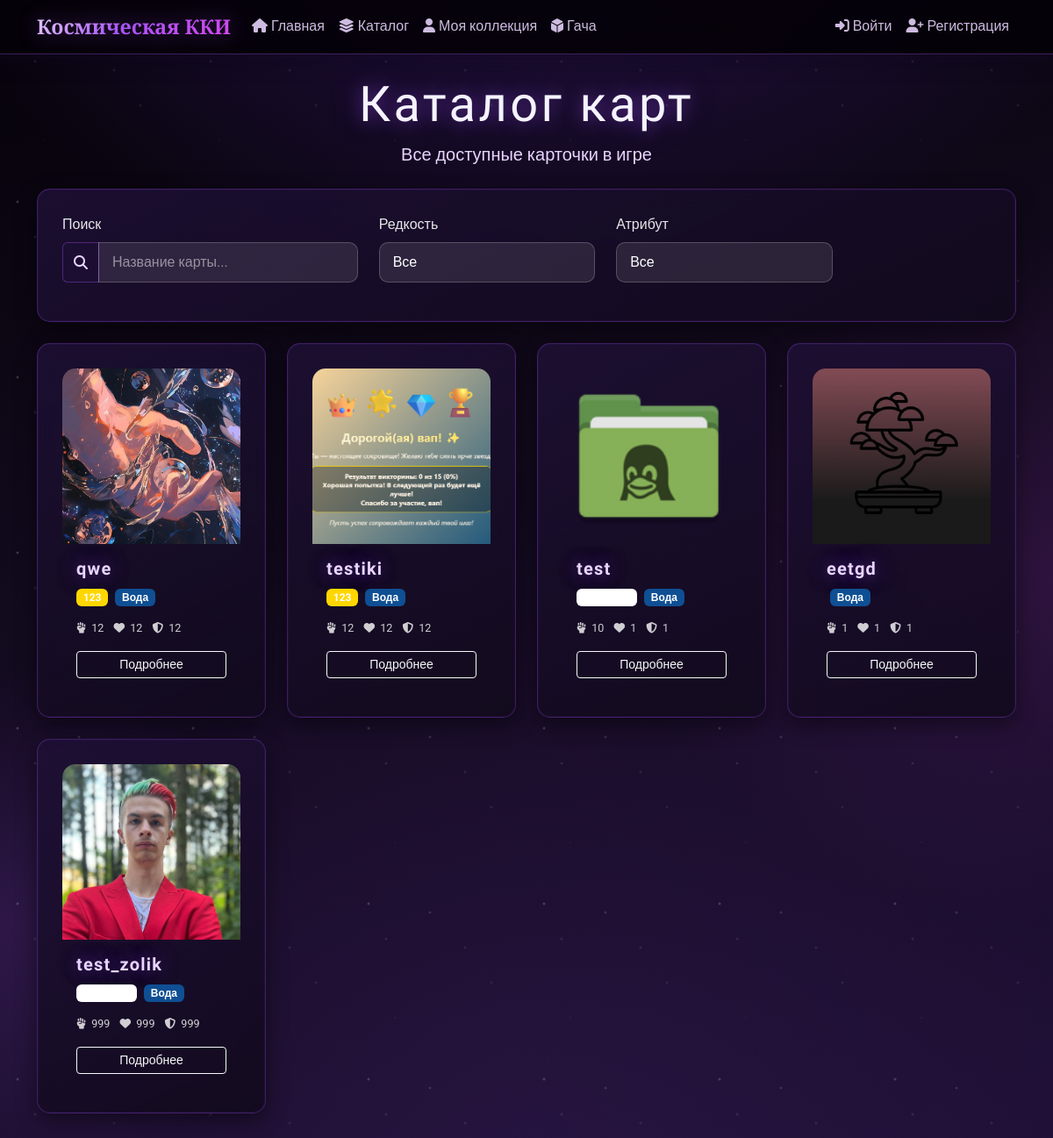
Page /catalog/ on the committed database.
### module_project/models.py (models this page shows, shortened)
class Cards(models.Model):
    title = models.CharField(
        max_length=100,
        verbose_name="Название карточки"
    )
    cover_image = models.ImageField(
        upload_to='covers_card/',
        verbose_name="Обложка карточки",
        blank=True,
        null=True
    )
    description = models.TextField(
        verbose_name="Описание",
        blank=True
    )
    created_at = models.DateTimeField(
        auto_now_add=True,
        verbose_name="Дата добавления"
    )
    strenth = models.IntegerField(
        verbose_name="Сила карты",
        null=True,
        blank=True,
        validators=[MinValueValidator(1), MaxValueValidator(9999)]
    )
    health = models.IntegerField(
        verbose_name="Жизни карты",
        null=True,
        blank=True,
        validators=[MinValueValidator(1), MaxValueValidator(9999)]
    )
    defence = models.IntegerField(
        verbose_name="Защита карты",
        null=True,
        blank=True,
        validators=[MinValueValidator(0), MaxValueValidator(9999)]
    )
    attribute = models.ForeignKey(
        Attribute,
        on_delete=models.SET_NULL,
        null=True,
        blank=True,
        related_name='cards',
        verbose_name="Атрибут карточки"
    )
    rarity = models.ForeignKey(
        Rarity,
        on_delete=models.SET_NULL,
        null=True,
        blank=True,
        related_name='cards',
        verbose_name="Редкость"
    )
    price_points = models.IntegerField(
        default=100,
        verbose_name="Цена в очках",
        validators=[MinValueValidator(10)]
    )
    author = models.ForeignKey(
        'Users_System',
        on_delete=models.SET_NULL,
        null=True,
        blank=True,
        related_name='authored_cards',
        verbose_name="Автор карточки"
    )
    is_active = models.BooleanField(
        default=True,
        verbose_name="Активна"
    )
    class Meta:
        verbose_name = "Карточка"
        verbose_name_plural = "Карточки"
        ordering = ['-created_at']

class Rarity(models.Model):
    name = models.CharField(
        max_length=50,
        verbose_name="Название редкости"
    )
    color = models.CharField(
        max_length=7,
        default="#FFFFFF",
        verbose_name="Цвет в HEX"
    )
    multiplier = models.FloatField(
        default=1.0,
        verbose_name="Множитель шанса выпадения"
    )
    order = models.IntegerField(
        default=0,
        verbose_name="Порядок сортировки"
    )
    class Meta:
        verbose_name = "Редкость"
        verbose_name_plural = "Редкости"
        ordering = ['order']

class Attribute(models.Model):
    name = models.CharField(
        max_length=50,
        unique=True,
        verbose_name="Название атрибута"
    )
    icon = models.ImageField(
        upload_to='attributes_icons/',
        verbose_name="Иконка атрибута",
        blank=True,
        null=True
    )
    color = models.CharField(
        max_length=7,
        default="#FFFFFF",
        verbose_name="Цвет атрибута в HEX",
        help_text="Например: #FF0000 для красного"
    )
    strength_bonus = models.FloatField(
        default=1.0,
        verbose_name="Бонус к силе",
        help_text="Множитель силы для карт этого атрибута"
    )
    order = models.IntegerField(
        default=0,
        verbose_name="Порядок сортировки"
    )
    is_active = models.BooleanField(
        default=True,
        verbose_name="Активен"
    )
    class Meta:
        verbose_name = "Атрибут"
        verbose_name_plural = "Атрибуты"
        ordering = ['order', 'name']

### module_project/views.py (the view, shortened to what this page needs)
# urls.py: path('catalog/', views.card_catalog, name='card_catalog'),
def card_catalog(request):
    cards_qs = Cards.objects.filter(is_active=True).select_related(
        'rarity', 'attribute', 'author'
    ).order_by('-created_at')
    rarity_id = request.GET.get('rarity')
    attribute_id = request.GET.get('attribute')
    search = (request.GET.get('search') or '').strip()
    if rarity_id:
        cards_qs = cards_qs.filter(rarity_id=rarity_id)
    if attribute_id:
        cards_qs = cards_qs.filter(attribute_id=attribute_id)
    if search:
        cards_qs = cards_qs.filter(
            Q(title__icontains=search) | Q(description__icontains=search)
        )
    paginator = Paginator(cards_qs, 12)
    page_obj = paginator.get_page(request.GET.get('page') or 1)
    rarities = Rarity.objects.all()
    attributes = Attribute.objects.filter(is_active=True)
    context = {
        'cards': page_obj,
        'rarities': rarities,
        'attributes': attributes,
    }
    return render(request, 'module_project/card_catalog.html', context)

### module_project/templates/module_project/card_catalog.html (shortened to what this page needs)
{% extends 'module_project/base.html' %}
{% load static %}
{% block content %}
<div class="container py-4">
    <div class="text-center mb-4">
        <h1 class="display-4">Каталог карт</h1>
        <p class="lead">Все доступные карточки в игре</p>
    </div>
    <div class="cosmic-card mb-4">
        <form method="get" id="filter-form">
            <div class="row">
                <div class="col-md-4 mb-3">
                    <label class="form-label">Поиск</label>
                    <div class="input-group">
                        <span class="input-group-text"><i class="fas fa-search"></i></span>
                        <input type="text" name="search" id="search-input" class="form-control"
                               placeholder="Название карты..." value="{{ request.GET.search }}">
                    </div>
                </div>
                <div class="col-md-3 mb-3">
                    <label class="form-label">Редкость</label>
                    <select name="rarity" id="rarity-select" class="form-control">
                        <option value="">Все</option>
                    </select>
                </div>
                <div class="col-md-3 mb-3">
                    <label class="form-label">Атрибут</label>
                    <select name="attribute" id="attribute-select" class="form-control">
                        <option value="">Все</option>
                    </select>
                </div>
            </div>
        </form>
    </div>
    <div id="cards-container" class="row g-4">
        {% include 'module_project/includes/card_grid.html' %}
    </div>
</div>
{% endblock %}

### module_project/templates/module_project/includes/card_grid.html (shortened to what this page needs)
{% for card in cards %}
    <div class="col-md-3 col-sm-6">
        <div class="cosmic-card h-100 card-item">
            {% if card.cover_image %}
                <img src="{{ card.cover_image.url }}" class="card-img-top" alt="{{ card.title }}">
            {% else %}
                <div class="card-placeholder-small">
                    <i class="fas fa-image"></i>
                </div>
            {% endif %}
            <div class="p-3">
                <h5 class="card-title">{{ card.title }}</h5>
                {% if card.rarity %}
                    <span class="badge mb-2 text-white" data-badge-bg="{{ card.rarity.color|default:'#6c757d' }}">
                        {{ card.rarity.name }}
                    </span>
                {% endif %}
                {% if card.attribute %}
                    <span class="badge mb-2 ms-1 text-white" data-badge-bg="{{ card.attribute.color|default:'#6c757d' }}">
                        {{ card.attribute.name }}
                    </span>
                {% endif %}
                <div class="card-stats mt-2">
                    <small class="d-block">
                        <i class="fas fa-fist-raised"></i> {{ card.strenth|default:0 }}
                        <i class="fas fa-heart ms-2"></i> {{ card.health|default:0 }}
                        <i class="fas fa-shield-alt ms-2"></i> {{ card.defence|default:0 }}
                    </small>
                </div>
                <div class="mt-3">
                    <a href="{% url 'module_project:card_detail' card.id %}" class="btn btn-outline-light btn-sm w-100">
                        Подробнее
                    </a>
                </div>
            </div>
        </div>
    </div>
{% endfor %}

### module_project/static/module_project/css/style.css (style rules this page uses)
:root { --primary-color: #a855f7; --primary-deep: #7c3aed; --secondary-color: #6b21a8; --accent-color: #d946ef; --accent-soft: #e9d5ff; --success-color: #34d399; --danger-color: #f472b6; --warning-color: #fbbf24; --info-color: #818cf8; --space-dark: #050208; --space-medium: #120a1d; --space-light: #1e1035; --space-mist: rgba(168, 85, 247, 0.12); --star-color: #f5f3ff; --nebula-primary: #a855f7; --nebula-secondary: #7c3aed; --rarity-common: #9ca3af; --rarity-rare: #34d399; --rarity-epic: #818cf8; --rarity-legendary: #fbbf24; --header-height: 70px; --sidebar-width: 280px; --border-radius: 15px; --border-radius-lg: 20px; --border-radius-sm: 10px; --shadow-sm: 0 2px 8px rgba(0, 0, 0, 0.35); --shadow-md: 0 8px 24px rgba(0, 0, 0, 0.45); --shadow-lg: 0 12px 48px rgba(124, 58, 237, 0.35); --shadow-glow: 0 0 28px rgba(168, 85, 247, 0.45); --shadow-glow-strong: 0 0 40px rgba(217, 70, 239, 0.35); --transition-fast: 0.2s ease; --transition-base: 0.3s ease; --transition-slow: 0.5s ease; --text-muted-bright: rgba(233, 213, 255, 0.78); }
* { margin: 0; padding: 0; box-sizing: border-box; }
body { font-family: 'Roboto', sans-serif; background: radial-gradient(ellipse 120% 80% at 50% -20%, rgba(124, 58, 237, 0.35) 0%, transparent 55%), radial-gradient(ellipse 80% 60% at 100% 50%, rgba(217, 70, 239, 0.12) 0%, transparent 50%), radial-gradient(ellipse 60% 50% at 0% 80%, rgba(168, 85, 247, 0.15) 0%, transparent 45%), linear-gradient(165deg, var(--space-dark) 0%, var(--space-medium) 42%, var(--space-light) 100%); color: #e9d5ff; min-height: 100vh; position: relative; overflow-x: hidden; }
body::before { content: ''; position: fixed; top: 0; left: 0; width: 100%; height: 100%; background-image: radial-gradient(2px 2px at 20px 30px, rgba(245, 243, 255, 0.85), rgba(0, 0, 0, 0)), radial-gradient(2px 2px at 40px 70px, rgba(233, 213, 255, 0.5), rgba(0, 0, 0, 0)), radial-gradient(1px 1px at 50px 160px, rgba(255, 255, 255, 0.4), rgba(0, 0, 0, 0)), radial-gradient(2px 2px at 90px 40px, rgba(245, 243, 255, 0.6), rgba(0, 0, 0, 0)), radial-gradient(2px 2px at 130px 80px, rgba(233, 213, 255, 0.45), rgba(0, 0, 0, 0)), radial-gradient(2px 2px at 160px 120px, rgba(255, 255, 255, 0.35), rgba(0, 0, 0, 0)); background-repeat: repeat; background-size: 200px 200px; opacity: 0.35; pointer-events: none; z-index: -2; }
body::after { content: ''; position: fixed; inset: 0; background: radial-gradient(circle at 50% 100%, rgba(168, 85, 247, 0.08) 0%, transparent 55%); pointer-events: none; z-index: -1; }
h1, h2, h3, h4, h5, h6 { font-family: 'Cinzel', 'Orbitron', serif; font-weight: 600; letter-spacing: 0.06em; color: #f5f3ff; text-shadow: 0 0 20px rgba(168, 85, 247, 0.5), 0 0 40px rgba(124, 58, 237, 0.25); }
a { color: var(--accent-soft); text-decoration: none; transition: var(--transition-base); }
.cosmic-card { background: linear-gradient(155deg, rgba(30, 16, 53, 0.85) 0%, rgba(18, 10, 29, 0.92) 100%); backdrop-filter: blur(12px); border: 1px solid rgba(168, 85, 247, 0.28); border-radius: var(--border-radius); box-shadow: var(--shadow-md), 0 0 0 1px rgba(124, 58, 237, 0.08) inset; transition: var(--transition-base); overflow: hidden; padding: 1.75rem !important; }
.card-item { cursor: pointer; position: relative; }
.card-item::before { content: ''; position: absolute; top: 0; left: 0; right: 0; bottom: 0; background: linear-gradient(135deg, transparent, rgba(168, 85, 247, 0.12)); opacity: 0; transition: var(--transition-base); pointer-events: none; }
.card-img-top { width: 100%; height: 200px; object-fit: cover; border-radius: var(--border-radius) var(--border-radius) 0 0; }
.card-title { font-family: 'Orbitron', sans-serif; font-weight: 600; margin-bottom: 0.5rem; }
.card-stats { color: rgba(255, 255, 255, 0.8); font-size: 0.9rem; }
.card-stats i { margin-right: 3px; }
.form-control, .form-select { background: rgba(255, 255, 255, 0.1); border: 1px solid rgba(255, 255, 255, 0.2); color: white; border-radius: var(--border-radius-sm); padding: 10px 15px; transition: var(--transition-base); }
.form-control::placeholder { color: rgba(255, 255, 255, 0.5); }
.form-label { color: rgba(255, 255, 255, 0.9); font-weight: 500; margin-bottom: 0.5rem; }
.input-group-text { background: rgba(30, 16, 53, 0.85); border: 1px solid rgba(168, 85, 247, 0.35); color: var(--accent-soft); }
* { scrollbar-width: thin; scrollbar-color: var(--primary-color) rgba(255, 255, 255, 0.05); }

### rows in the picture
Cards: cover_image (picture), title "qwe", rarity.name "123", attribute.name "Вода", strenth "12", health "12", defence "12"
Cards: cover_image (picture), title "testiki", rarity.name "123", attribute.name "Вода", strenth "12", health "12", defence "12"
Cards: cover_image (picture), title "test", attribute.name "Вода", strenth "10", health "1", defence "1"
Cards: cover_image (picture), title "eetgd", attribute.name "Вода", strenth "1", health "1", defence "1"
Cards: cover_image (picture), title "test_zolik", attribute.name "Вода", strenth "999", health "999", defence "999"
